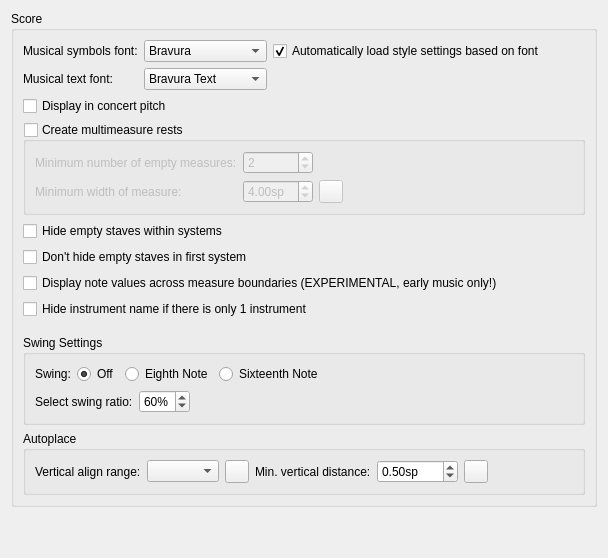
      <widget class="QWidget" name="PageScore">
       <layout class="QVBoxLayout" name="verticalLayout_20">
        <property name="spacing">
         <number>0</number>
        </property>
        <item>
         <widget class="QGroupBox" name="groupBox_12">
          <property name="title">
           <string>Score</string>
          </property>
          <layout class="QVBoxLayout" name="verticalLayout_6">
           <item>
            <layout class="QGridLayout" name="gridLayout">
             <item row="0" column="2">
              <widget class="QCheckBox" name="optimizeStyleCheckbox">
               <property name="toolTip">
                <string>MuseScore will change the style to suit the font better</string>
               </property>
               <property name="text">
                <string>Automatically load style settings based on font</string>
               </property>
               <property name="checked">
                <bool>true</bool>
               </property>
              </widget>
             </item>
             <item row="0" column="0">
              <widget class="QLabel" name="label_63">
               <property name="text">
                <string>Musical symbols font:</string>
               </property>
               <property name="buddy">
                <cstring>musicalSymbolFont</cstring>
               </property>
              </widget>
             </item>
             <item row="1" column="0">
              <widget class="QLabel" name="label_4">
               <property name="text">
                <string>Musical text font:</string>
               </property>
               <property name="buddy">
                <cstring>musicalTextFont</cstring>
               </property>
              </widget>
             </item>
             <item row="0" column="1">
              <widget class="QComboBox" name="musicalSymbolFont">
               <property name="sizePolicy">
                <sizepolicy hsizetype="Expanding" vsizetype="Fixed">
                 <horstretch>0</horstretch>
                 <verstretch>0</verstretch>
                </sizepolicy>
               </property>
               <item>
                <property name="text">
                 <string notr="true">Bravura</string>
                </property>
               </item>
               <item>
                <property name="text">
                 <string notr="true">Emmentaler</string>
                </property>
               </item>
               <item>
                <property name="text">
                 <string notr="true">Gonville</string>
                </property>
               </item>
               <item>
                <property name="text">
                 <string notr="true">MuseJazz</string>
                </property>
               </item>
              </widget>
             </item>
             <item row="1" column="1">
              <widget class="QComboBox" name="musicalTextFont">
               <item>
                <property name="text">
                 <string notr="true">Bravura Text</string>
                </property>
               </item>
               <item>
                <property name="text">
                 <string notr="true">Emmentaler Text</string>
                </property>
               </item>
               <item>
                <property name="text">
                 <string notr="true">Gonville Text</string>
                </property>
               </item>
               <item>
                <property name="text">
                 <string notr="true">MuseJazz Text</string>
                </property>
               </item>
               <item>
                <property name="text">
                 <string/>
                </property>
               </item>
              </widget>
             </item>
             <item row="0" column="3">
              <spacer name="horizontalSpacer_2">
               <property name="orientation">
                <enum>Qt::Horizontal</enum>
               </property>
               <property name="sizeHint" stdset="0">
                <size>
                 <width>40</width>
                 <height>20</height>
                </size>
               </property>
              </spacer>
             </item>
            </layout>
           </item>
           <item>
            <widget class="QCheckBox" name="concertPitch">
             <property name="text">
              <string>Display in concert pitch</string>
             </property>
            </widget>
           </item>
           <item>
            <widget class="QGroupBox" name="multiMeasureRests">
             <property name="title">
              <string>Create multimeasure rests</string>
             </property>
             <property name="checkable">
              <bool>true</bool>
             </property>
             <property name="checked">
              <bool>false</bool>
             </property>
             <layout class="QVBoxLayout" name="verticalLayout_5">
              <item>
               <layout class="QGridLayout" name="gridLayout_30">
                <item row="1" column="2">
                 <widget class="QToolButton" name="resetMinMMRestWidth">
                  <property name="toolTip">
                   <string>Reset to default</string>
                  </property>
                  <property name="accessibleName">
                   <string>Reset 'Minimum width of measure' value</string>
                  </property>
                  <property name="text">
                   <string notr="true"/>
                  </property>
                  <property name="icon">
                   <iconset resource="musescore.qrc">
                    <normaloff>:/data/icons/edit-reset.svg</normaloff>:/data/icons/edit-reset.svg</iconset>
                  </property>
                 </widget>
                </item>
                <item row="0" column="1">
                 <widget class="QSpinBox" name="minEmptyMeasures">
                  <property name="sizePolicy">
                   <sizepolicy hsizetype="Preferred" vsizetype="Fixed">
                    <horstretch>0</horstretch>
                    <verstretch>0</verstretch>
                   </sizepolicy>
                  </property>
                  <property name="minimum">
                   <number>1</number>
                  </property>
                  <property name="value">
                   <number>2</number>
                  </property>
                 </widget>
                </item>
                <item row="0" column="0">
                 <widget class="QLabel" name="label_15">
                  <property name="text">
                   <string>Minimum number of empty measures:</string>
                  </property>
                  <property name="buddy">
                   <cstring>minEmptyMeasures</cstring>
                  </property>
                 </widget>
                </item>
                <item row="1" column="1">
                 <widget class="QDoubleSpinBox" name="minMeasureWidth">
                  <property name="sizePolicy">
                   <sizepolicy hsizetype="Maximum" vsizetype="Fixed">
                    <horstretch>0</horstretch>
                    <verstretch>0</verstretch>
                   </sizepolicy>
                  </property>
                  <property name="suffix">
                   <string>sp</string>
                  </property>
                  <property name="minimum">
                   <double>2.000000000000000</double>
                  </property>
                  <property name="value">
                   <double>4.000000000000000</double>
                  </property>
                 </widget>
                </item>
                <item row="1" column="0">
                 <widget class="QLabel" name="label_16">
                  <property name="text">
                   <string>Minimum width of measure:</string>
                  </property>
                  <property name="buddy">
                   <cstring>minMeasureWidth</cstring>
                  </property>
                 </widget>
                </item>
                <item row="0" column="3">
                 <spacer name="horizontalSpacer_32">
                  <property name="orientation">
                   <enum>Qt::Horizontal</enum>
                  </property>
                  <property name="sizeHint" stdset="0">
                   <size>
                    <width>40</width>
                    <height>20</height>
                   </size>
                  </property>
                 </spacer>
                </item>
               </layout>
              </item>
             </layout>
            </widget>
           </item>
           <item>
            <widget class="QCheckBox" name="hideEmptyStaves">
             <property name="text">
              <string>Hide empty staves within systems</string>
             </property>
            </widget>
           </item>
           <item>
            <widget class="QCheckBox" name="dontHideStavesInFirstSystem">
             <property name="text">
              <string>Don't hide empty staves in first system</string>
             </property>
            </widget>
           </item>
           <item>
            <widget class="QCheckBox" name="crossMeasureValues">
             <property name="text">
              <string>Display note values across measure boundaries (EXPERIMENTAL, early music only!)</string>
             </property>
            </widget>
           </item>
           <item>
            <widget class="QCheckBox" name="hideInstrumentNameIfOneInstrument">
             <property name="text">
              <string>Hide instrument name if there is only 1 instrument</string>
             </property>
            </widget>
           </item>
           <item>
            <spacer name="verticalSpacer_10">
             <property name="orientation">
              <enum>Qt::Vertical</enum>
             </property>
             <property name="sizeType">
              <enum>QSizePolicy::Preferred</enum>
             </property>
             <property name="sizeHint" stdset="0">
              <size>
               <width>10</width>
               <height>10</height>
              </size>
             </property>
            </spacer>
           </item>
           <item>
            <widget class="QGroupBox" name="swingSettings">
             <property name="title">
              <string>Swing Settings</string>
             </property>
             <layout class="QVBoxLayout" name="verticalLayout_39">
              <item>
               <layout class="QHBoxLayout" name="horizontalLayout_10">
                <item>
                 <widget class="QLabel" name="SwingLabel">
                  <property name="text">
                   <string>Swing:</string>
                  </property>
                 </widget>
                </item>
                <item>
                 <widget class="QRadioButton" name="SwingOff">
                  <property name="text">
                   <string>Off</string>
                  </property>
                  <property name="checked">
                   <bool>true</bool>
                  </property>
                 </widget>
                </item>
                <item>
                 <widget class="QRadioButton" name="swingEighth">
                  <property name="text">
                   <string>Eighth Note</string>
                  </property>
                 </widget>
                </item>
                <item>
                 <widget class="QRadioButton" name="swingSixteenth">
                  <property name="text">
                   <string>Sixteenth Note</string>
                  </property>
                 </widget>
                </item>
                <item>
                 <spacer name="zontalSpacer_16">
                  <property name="orientation">
                   <enum>Qt::Horizontal</enum>
                  </property>
                  <property name="sizeHint" stdset="0">
                   <size>
                    <width>40</width>
                    <height>20</height>
                   </size>
                  </property>
                 </spacer>
                </item>
               </layout>
              </item>
              <item>
               <layout class="QHBoxLayout" name="horizontalLayout_11">
                <item>
                 <widget class="QLabel" name="label_3">
                  <property name="text">
                   <string>Select swing ratio:</string>
                  </property>
                  <property name="buddy">
                   <cstring>swingBox</cstring>
                  </property>
                 </widget>
                </item>
                <item>
                 <widget class="QSpinBox" name="swingBox">
                  <property name="sizePolicy">
                   <sizepolicy hsizetype="Maximum" vsizetype="Fixed">
                    <horstretch>0</horstretch>
                    <verstretch>0</verstretch>
                   </sizepolicy>
                  </property>
                  <property name="suffix">
                   <string>%</string>
                  </property>
                  <property name="minimum">
                   <number>50</number>
                  </property>
                  <property name="value">
                   <number>60</number>
                  </property>
                 </widget>
                </item>
                <item>
                 <spacer name="horizontalSpacer_16">
                  <property name="orientation">
                   <enum>Qt::Horizontal</enum>
                  </property>
                  <property name="sizeHint" stdset="0">
                   <size>
                    <width>40</width>
                    <height>20</height>
                   </size>
                  </property>
                 </spacer>
                </item>
               </layout>
              </item>
             </layout>
            </widget>
           </item>
           <item>
            <widget class="QGroupBox" name="groupBox_33">
             <property name="title">
              <string>Autoplace</string>
             </property>
             <layout class="QGridLayout" name="gridLayout_11">
              <item row="0" column="0">
               <widget class="QLabel" name="label_36">
                <property name="text">
                 <string>Vertical align range:</string>
                </property>
                <property name="buddy">
                 <cstring>autoplaceVerticalAlignRange</cstring>
                </property>
               </widget>
              </item>
              <item row="0" column="1">
               <widget class="QComboBox" name="autoplaceVerticalAlignRange"/>
              </item>
              <item row="0" column="2">
               <widget class="QToolButton" name="resetAutoplaceVerticalAlignRange">
                <property name="toolTip">
                 <string>Reset to default</string>
                </property>
                <property name="accessibleName">
                 <string>Reset 'Vertical align range' value</string>
                </property>
                <property name="text">
                 <string notr="true"/>
                </property>
                <property name="icon">
                 <iconset resource="musescore.qrc">
                  <normaloff>:/data/icons/edit-reset.svg</normaloff>:/data/icons/edit-reset.svg</iconset>
                </property>
               </widget>
              </item>
              <item row="0" column="3">
               <widget class="QLabel" name="minVerticalDistance_labe">
                <property name="text">
                 <string>Min. vertical distance:</string>
                </property>
                <property name="buddy">
                 <cstring>minVerticalDistance</cstring>
                </property>
               </widget>
              </item>
              <item row="0" column="4">
               <widget class="QDoubleSpinBox" name="minVerticalDistance">
                <property name="sizePolicy">
                 <sizepolicy hsizetype="Maximum" vsizetype="Fixed">
                  <horstretch>0</horstretch>
                  <verstretch>0</verstretch>
                 </sizepolicy>
                </property>
                <property name="suffix">
                 <string>sp</string>
                </property>
                <property name="minimum">
                 <double>-999.990000000000009</double>
                </property>
                <property name="singleStep">
                 <double>0.100000000000000</double>
                </property>
                <property name="value">
                 <double>0.500000000000000</double>
                </property>
               </widget>
              </item>
              <item row="0" column="5">
               <widget class="QToolButton" name="resetMinVerticalDistance">
                <property name="toolTip">
                 <string>Reset to default</string>
                </property>
                <property name="accessibleName">
                 <string>Reset 'Min. vertical distance' value</string>
                </property>
                <property name="text">
                 <string notr="true"/>
                </property>
                <property name="icon">
                 <iconset resource="musescore.qrc">
                  <normaloff>:/data/icons/edit-reset.svg</normaloff>:/data/icons/edit-reset.svg</iconset>
                </property>
               </widget>
              </item>
              <item row="0" column="6">
               <spacer name="horizontalSpacer_23">
                <property name="orientation">
                 <enum>Qt::Horizontal</enum>
                </property>
                <property name="sizeHint" stdset="0">
                 <size>
                  <width>40</width>
                  <height>20</height>
                 </size>
                </property>
               </spacer>
              </item>
             </layout>
            </widget>
           </item>
          </layout>
         </widget>
        </item>
        <item>
         <spacer name="verticalSpacer">
          <property name="orientation">
           <enum>Qt::Vertical</enum>
          </property>
          <property name="sizeHint" stdset="0">
           <size>
            <width>20</width>
            <height>40</height>
           </size>
          </property>
         </spacer>
        </item>
       </layout>
      </widget>
